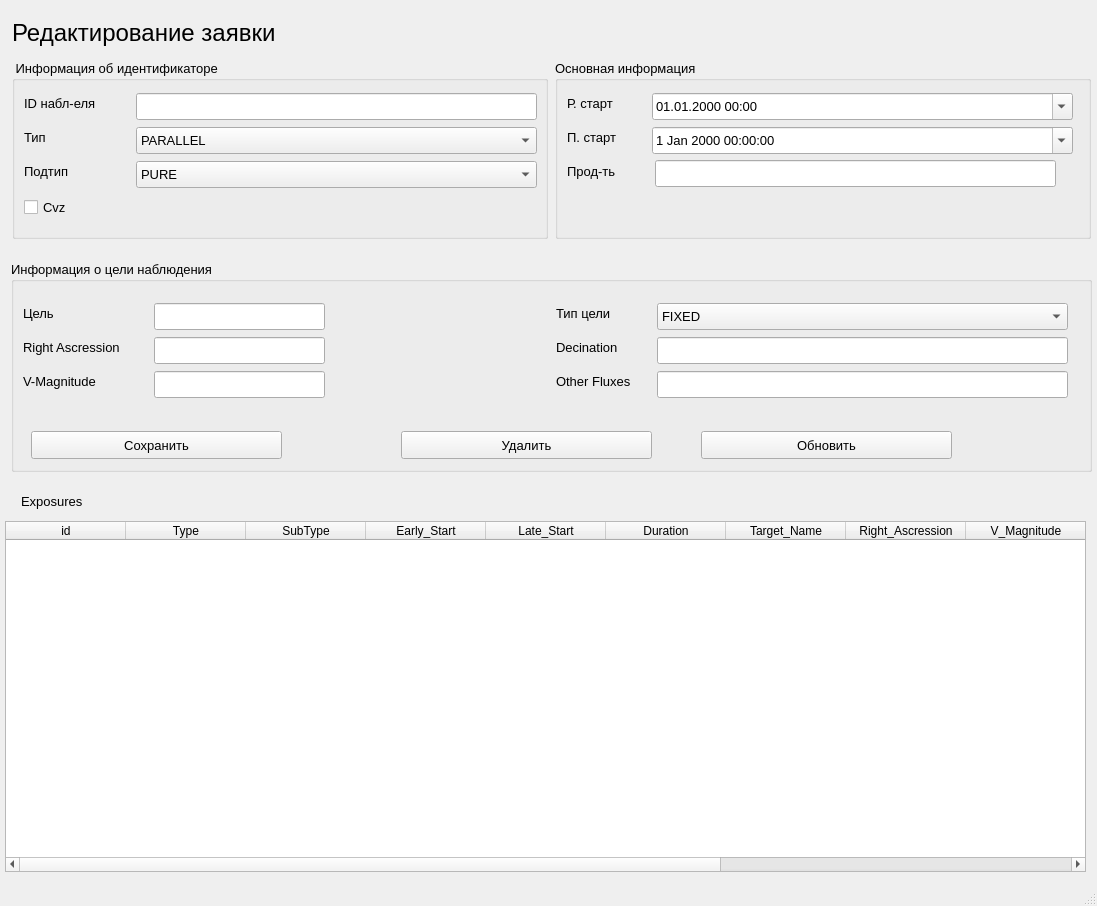
<?xml version="1.0" encoding="UTF-8"?>
<ui version="4.0">
 <class>ObservationEditForm</class>
 <widget class="QMainWindow" name="ObservationEditForm">
  <property name="geometry">
   <rect>
    <x>0</x>
    <y>0</y>
    <width>1097</width>
    <height>906</height>
   </rect>
  </property>
  <property name="sizePolicy">
   <sizepolicy hsizetype="Fixed" vsizetype="Fixed">
    <horstretch>0</horstretch>
    <verstretch>0</verstretch>
   </sizepolicy>
  </property>
  <property name="minimumSize">
   <size>
    <width>1097</width>
    <height>906</height>
   </size>
  </property>
  <property name="maximumSize">
   <size>
    <width>1097</width>
    <height>906</height>
   </size>
  </property>
  <property name="windowTitle">
   <string>Редактирование заявки</string>
  </property>
  <property name="windowIcon">
   <iconset>
    <normaloff>venv/ico.gif</normaloff>venv/ico.gif</iconset>
  </property>
  <widget class="QWidget" name="centralwidget">
   <widget class="QLabel" name="label">
    <property name="geometry">
     <rect>
      <x>12</x>
      <y>12</y>
      <width>471</width>
      <height>41</height>
     </rect>
    </property>
    <property name="font">
     <font>
      <family>Nirmala UI</family>
      <pointsize>18</pointsize>
     </font>
    </property>
    <property name="text">
     <string>Редактирование заявки</string>
    </property>
   </widget>
   <widget class="QLabel" name="label_9">
    <property name="geometry">
     <rect>
      <x>11</x>
      <y>238</y>
      <width>307</width>
      <height>16</height>
     </rect>
    </property>
    <property name="text">
     <string/>
    </property>
   </widget>
   <widget class="QGroupBox" name="groupBox">
    <property name="geometry">
     <rect>
      <x>12</x>
      <y>60</y>
      <width>536</width>
      <height>179</height>
     </rect>
    </property>
    <property name="font">
     <font>
      <pointsize>10</pointsize>
     </font>
    </property>
    <property name="styleSheet">
     <string notr="true">font: 10pt &quot;MS Shell Dlg 2&quot;;</string>
    </property>
    <property name="title">
     <string> Информация об идентификаторе</string>
    </property>
    <widget class="QLabel" name="label_2">
     <property name="geometry">
      <rect>
       <x>12</x>
       <y>33</y>
       <width>105</width>
       <height>21</height>
      </rect>
     </property>
     <property name="text">
      <string>ID набл-еля</string>
     </property>
    </widget>
    <widget class="QLabel" name="label_3">
     <property name="geometry">
      <rect>
       <x>12</x>
       <y>67</y>
       <width>36</width>
       <height>21</height>
      </rect>
     </property>
     <property name="text">
      <string>Тип</string>
     </property>
    </widget>
    <widget class="QLabel" name="label_4">
     <property name="geometry">
      <rect>
       <x>12</x>
       <y>101</y>
       <width>63</width>
       <height>21</height>
      </rect>
     </property>
     <property name="text">
      <string>Подтип</string>
     </property>
    </widget>
    <widget class="QCheckBox" name="checkBox">
     <property name="geometry">
      <rect>
       <x>12</x>
       <y>135</y>
       <width>53</width>
       <height>25</height>
      </rect>
     </property>
     <property name="text">
      <string>Cvz</string>
     </property>
    </widget>
    <widget class="QLineEdit" name="lineEdit">
     <property name="geometry">
      <rect>
       <x>124</x>
       <y>33</y>
       <width>401</width>
       <height>27</height>
      </rect>
     </property>
     <property name="readOnly">
      <bool>false</bool>
     </property>
     <property name="clearButtonEnabled">
      <bool>false</bool>
     </property>
    </widget>
    <widget class="QComboBox" name="comboBox">
     <property name="geometry">
      <rect>
       <x>124</x>
       <y>67</y>
       <width>401</width>
       <height>27</height>
      </rect>
     </property>
     <item>
      <property name="text">
       <string>PARALLEL</string>
      </property>
     </item>
     <item>
      <property name="text">
       <string>SOMETYPE_1</string>
      </property>
     </item>
     <item>
      <property name="text">
       <string>SOMETYPE_2</string>
      </property>
     </item>
    </widget>
    <widget class="QComboBox" name="comboBox_2">
     <property name="geometry">
      <rect>
       <x>124</x>
       <y>101</y>
       <width>401</width>
       <height>27</height>
      </rect>
     </property>
     <item>
      <property name="text">
       <string>PURE</string>
      </property>
     </item>
     <item>
      <property name="text">
       <string>SOMESUBTYPE_1</string>
      </property>
     </item>
     <item>
      <property name="text">
       <string>SOMESUBTYPE_2</string>
      </property>
     </item>
    </widget>
   </widget>
   <widget class="QGroupBox" name="groupBox_2">
    <property name="geometry">
     <rect>
      <x>555</x>
      <y>60</y>
      <width>536</width>
      <height>179</height>
     </rect>
    </property>
    <property name="font">
     <font>
      <pointsize>10</pointsize>
     </font>
    </property>
    <property name="styleSheet">
     <string notr="true">font: 10pt &quot;MS Shell Dlg 2&quot;;</string>
    </property>
    <property name="title">
     <string>Основная информация</string>
    </property>
    <widget class="QLabel" name="label_5">
     <property name="geometry">
      <rect>
       <x>12</x>
       <y>33</y>
       <width>78</width>
       <height>21</height>
      </rect>
     </property>
     <property name="text">
      <string>Р. старт</string>
     </property>
    </widget>
    <widget class="QLabel" name="label_6">
     <property name="geometry">
      <rect>
       <x>12</x>
       <y>67</y>
       <width>73</width>
       <height>21</height>
      </rect>
     </property>
     <property name="text">
      <string>П. старт</string>
     </property>
    </widget>
    <widget class="QLabel" name="label_7">
     <property name="geometry">
      <rect>
       <x>12</x>
       <y>101</y>
       <width>64</width>
       <height>21</height>
      </rect>
     </property>
     <property name="text">
      <string>Прод-ть</string>
     </property>
    </widget>
    <widget class="QDateTimeEdit" name="dateTimeEdit">
     <property name="geometry">
      <rect>
       <x>97</x>
       <y>33</y>
       <width>421</width>
       <height>27</height>
      </rect>
     </property>
     <property name="displayFormat">
      <string>dd.MM.yyyy HH:mm</string>
     </property>
     <property name="calendarPopup">
      <bool>true</bool>
     </property>
    </widget>
    <widget class="QDateTimeEdit" name="dateTimeEdit_2">
     <property name="geometry">
      <rect>
       <x>97</x>
       <y>67</y>
       <width>421</width>
       <height>27</height>
      </rect>
     </property>
     <property name="calendarPopup">
      <bool>true</bool>
     </property>
    </widget>
    <widget class="QLineEdit" name="lineEdit_7">
     <property name="geometry">
      <rect>
       <x>100</x>
       <y>100</y>
       <width>401</width>
       <height>27</height>
      </rect>
     </property>
     <property name="readOnly">
      <bool>false</bool>
     </property>
     <property name="clearButtonEnabled">
      <bool>false</bool>
     </property>
    </widget>
   </widget>
   <widget class="QGroupBox" name="groupBox_4">
    <property name="geometry">
     <rect>
      <x>11</x>
      <y>261</y>
      <width>1081</width>
      <height>211</height>
     </rect>
    </property>
    <property name="font">
     <font>
      <pointsize>10</pointsize>
     </font>
    </property>
    <property name="styleSheet">
     <string notr="true">font: 10pt &quot;MS Shell Dlg 2&quot;;</string>
    </property>
    <property name="title">
     <string>Информация о цели наблюдения</string>
    </property>
    <widget class="QLabel" name="label_12">
     <property name="geometry">
      <rect>
       <x>12</x>
       <y>42</y>
       <width>97</width>
       <height>21</height>
      </rect>
     </property>
     <property name="text">
      <string>Цель</string>
     </property>
    </widget>
    <widget class="QLabel" name="label_13">
     <property name="geometry">
      <rect>
       <x>12</x>
       <y>76</y>
       <width>124</width>
       <height>21</height>
      </rect>
     </property>
     <property name="text">
      <string>Right Ascression</string>
     </property>
    </widget>
    <widget class="QLabel" name="label_14">
     <property name="geometry">
      <rect>
       <x>12</x>
       <y>110</y>
       <width>93</width>
       <height>21</height>
      </rect>
     </property>
     <property name="text">
      <string>V-Magnitude</string>
     </property>
    </widget>
    <widget class="QLabel" name="label_8">
     <property name="geometry">
      <rect>
       <x>545</x>
       <y>42</y>
       <width>90</width>
       <height>21</height>
      </rect>
     </property>
     <property name="text">
      <string>Тип цели</string>
     </property>
    </widget>
    <widget class="QLabel" name="label_10">
     <property name="geometry">
      <rect>
       <x>545</x>
       <y>76</y>
       <width>79</width>
       <height>21</height>
      </rect>
     </property>
     <property name="text">
      <string>Decination</string>
     </property>
    </widget>
    <widget class="QLabel" name="label_11">
     <property name="geometry">
      <rect>
       <x>545</x>
       <y>110</y>
       <width>94</width>
       <height>21</height>
      </rect>
     </property>
     <property name="text">
      <string>Other Fluxes</string>
     </property>
    </widget>
    <widget class="QPushButton" name="pushButton">
     <property name="geometry">
      <rect>
       <x>20</x>
       <y>170</y>
       <width>251</width>
       <height>28</height>
      </rect>
     </property>
     <property name="text">
      <string>Сохранить</string>
     </property>
    </widget>
    <widget class="QComboBox" name="comboBox_3">
     <property name="geometry">
      <rect>
       <x>646</x>
       <y>42</y>
       <width>411</width>
       <height>27</height>
      </rect>
     </property>
     <property name="currentText">
      <string>FIXED</string>
     </property>
     <item>
      <property name="text">
       <string>FIXED</string>
      </property>
     </item>
     <item>
      <property name="text">
       <string>SOMETARGETTYPE_1</string>
      </property>
     </item>
     <item>
      <property name="text">
       <string>SOMETARGETTYPE_2</string>
      </property>
     </item>
    </widget>
    <widget class="QLineEdit" name="lineEdit_2">
     <property name="geometry">
      <rect>
       <x>143</x>
       <y>42</y>
       <width>171</width>
       <height>27</height>
      </rect>
     </property>
     <property name="readOnly">
      <bool>false</bool>
     </property>
     <property name="clearButtonEnabled">
      <bool>false</bool>
     </property>
    </widget>
    <widget class="QLineEdit" name="lineEdit_3">
     <property name="geometry">
      <rect>
       <x>143</x>
       <y>76</y>
       <width>171</width>
       <height>27</height>
      </rect>
     </property>
     <property name="readOnly">
      <bool>false</bool>
     </property>
     <property name="clearButtonEnabled">
      <bool>false</bool>
     </property>
    </widget>
    <widget class="QLineEdit" name="lineEdit_4">
     <property name="geometry">
      <rect>
       <x>143</x>
       <y>110</y>
       <width>171</width>
       <height>27</height>
      </rect>
     </property>
     <property name="readOnly">
      <bool>false</bool>
     </property>
     <property name="clearButtonEnabled">
      <bool>false</bool>
     </property>
    </widget>
    <widget class="QLineEdit" name="lineEdit_5">
     <property name="geometry">
      <rect>
       <x>646</x>
       <y>76</y>
       <width>411</width>
       <height>27</height>
      </rect>
     </property>
     <property name="readOnly">
      <bool>false</bool>
     </property>
     <property name="clearButtonEnabled">
      <bool>false</bool>
     </property>
    </widget>
    <widget class="QLineEdit" name="lineEdit_6">
     <property name="geometry">
      <rect>
       <x>646</x>
       <y>110</y>
       <width>411</width>
       <height>27</height>
      </rect>
     </property>
     <property name="readOnly">
      <bool>false</bool>
     </property>
     <property name="clearButtonEnabled">
      <bool>false</bool>
     </property>
    </widget>
    <widget class="QPushButton" name="pushButton_4">
     <property name="geometry">
      <rect>
       <x>390</x>
       <y>170</y>
       <width>251</width>
       <height>28</height>
      </rect>
     </property>
     <property name="text">
      <string>Удалить</string>
     </property>
    </widget>
    <widget class="QPushButton" name="pushButton_5">
     <property name="geometry">
      <rect>
       <x>690</x>
       <y>170</y>
       <width>251</width>
       <height>28</height>
      </rect>
     </property>
     <property name="text">
      <string>Обновить</string>
     </property>
    </widget>
   </widget>
   <widget class="QLabel" name="label_15">
    <property name="geometry">
     <rect>
      <x>21</x>
      <y>491</y>
      <width>76</width>
      <height>21</height>
     </rect>
    </property>
    <property name="font">
     <font>
      <pointsize>10</pointsize>
     </font>
    </property>
    <property name="text">
     <string>Exposures</string>
    </property>
   </widget>
   <widget class="QTableWidget" name="tableWidget">
    <property name="geometry">
     <rect>
      <x>5</x>
      <y>521</y>
      <width>1081</width>
      <height>351</height>
     </rect>
    </property>
    <attribute name="horizontalHeaderVisible">
     <bool>true</bool>
    </attribute>
    <attribute name="horizontalHeaderCascadingSectionResizes">
     <bool>false</bool>
    </attribute>
    <attribute name="horizontalHeaderDefaultSectionSize">
     <number>120</number>
    </attribute>
    <column>
     <property name="text">
      <string>id</string>
     </property>
    </column>
    <column>
     <property name="text">
      <string>Type</string>
     </property>
    </column>
    <column>
     <property name="text">
      <string>SubType</string>
     </property>
    </column>
    <column>
     <property name="text">
      <string>Early_Start</string>
     </property>
    </column>
    <column>
     <property name="text">
      <string>Late_Start</string>
     </property>
    </column>
    <column>
     <property name="text">
      <string>Duration</string>
     </property>
    </column>
    <column>
     <property name="text">
      <string>Target_Name</string>
     </property>
    </column>
    <column>
     <property name="text">
      <string>Right_Ascression</string>
     </property>
    </column>
    <column>
     <property name="text">
      <string>V_Magnitude</string>
     </property>
    </column>
    <column>
     <property name="text">
      <string>Target_Type</string>
     </property>
    </column>
    <column>
     <property name="text">
      <string>Decination</string>
     </property>
    </column>
    <column>
     <property name="text">
      <string>Other_Fluxes</string>
     </property>
    </column>
   </widget>
  </widget>
  <widget class="QStatusBar" name="statusbar"/>
 </widget>
 <resources/>
 <connections/>
</ui>
